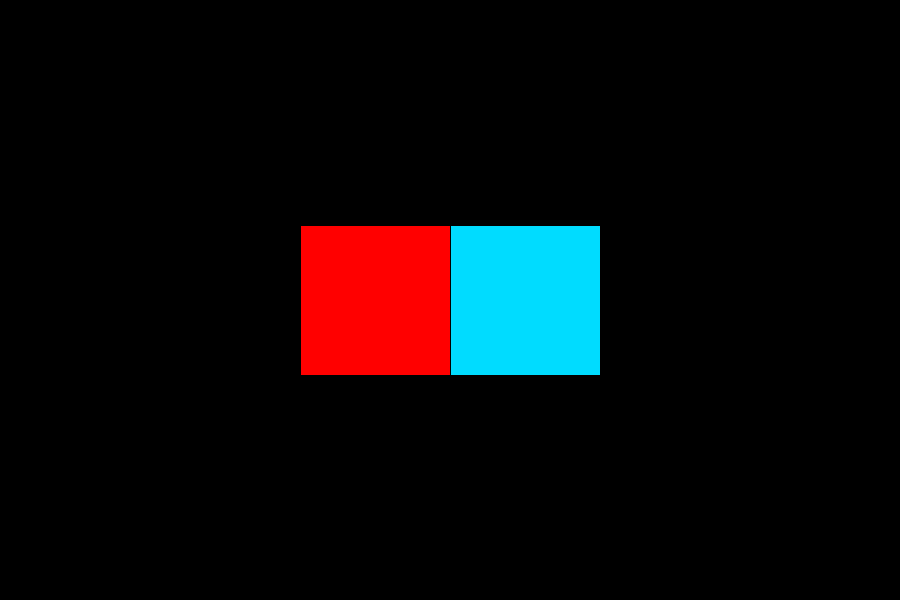
Frame 1 (no input)
Frame 60 (the mouse pressed at the canvas centre just before this capture): identical to frame 1, image omitted
Frame 120 (the mouse held since frame 60 and released just before this capture): identical to frame 1, image omitted

The Processing sketch that drew this single still picture (run headless with seeded random() and noise(); from frame 60 on, the mouse is pressed at the canvas centre):

// Processing sketch: processing_184378
// ── processing_184378.pde

/*-----------------------------
Changing Box
Depending on where your mouse is on the box it will switch the colors

Created February 4, 2015
By Lauren Alman
contact alman.5@osu.edu
Modified February 5, 2015

project URL
-----------------------------*/


//Setting up the Sketch
void setup()
{
  //Size of the page
  size(900,600);
}

int a=255;
int b=220;

//drawing of the rectangle
void draw()
{
  background(0);  
  rectMode(CORNER); 
  float X = width/1.5;
  float Y = height/1.6;
  float x = -1*width/3;
  float y = -1*height/4; 
  fill(a,0,0); 
  rect(X,Y,x,y);
  fill(0,b,a);
  rect(X,Y,x/2,y);
  
  if (((width/1.5 > mouseX) && ( mouseX > width/2)) && ((height/1.6 > mouseY) && (mouseY > height/2.7))) 
    {
      fill(a,0,0);   
      rect(X,Y,x/2,y);
      fill(0,b,a);
      rect(X/1.334,Y,x/2,y);
    }

}
